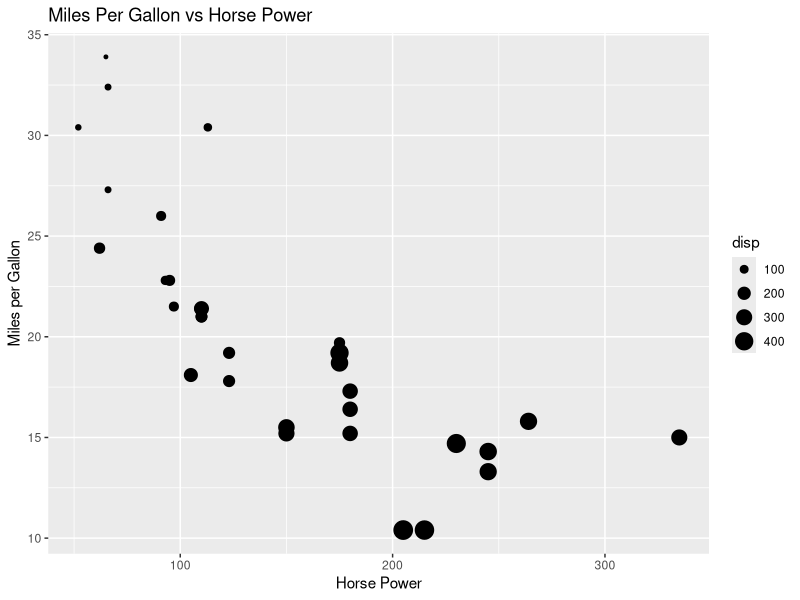
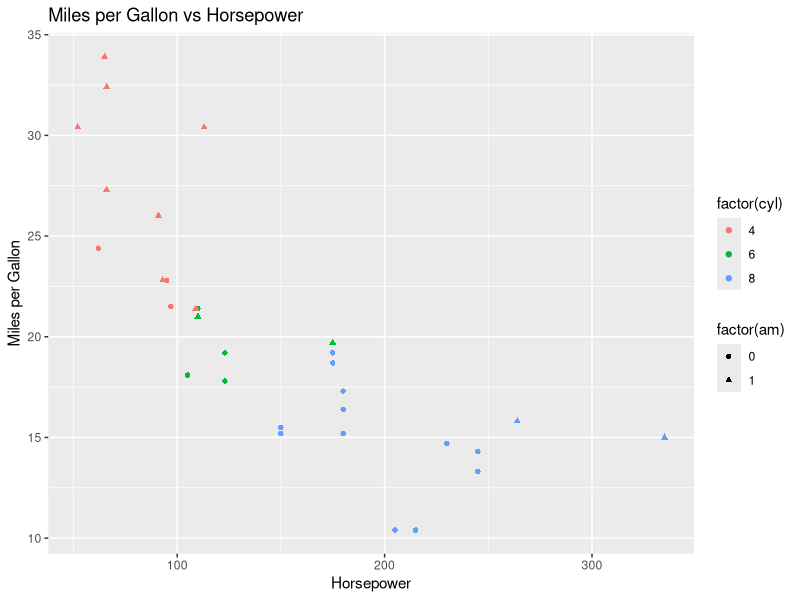
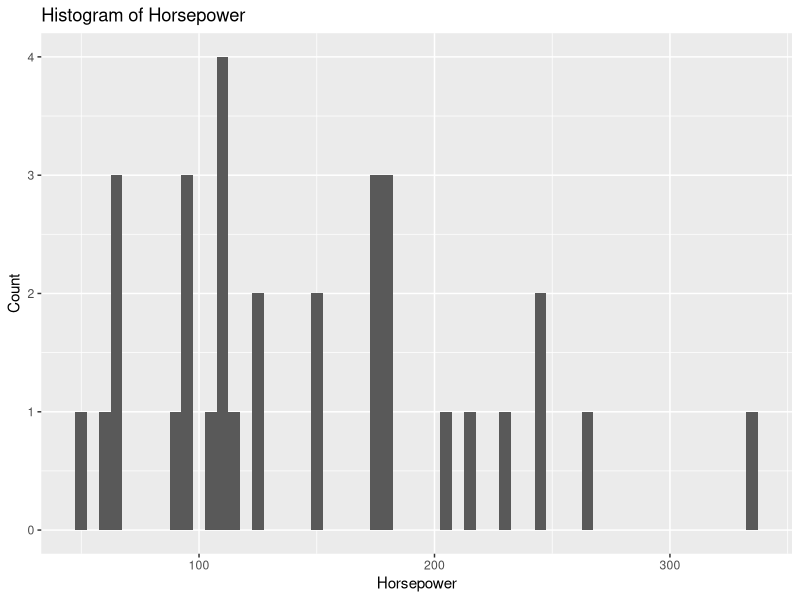

These figures' R source, in order:
# Advanced Plots using R

library(vctrs)
library(dplyr)
library(ggplot2)

data(mtcars)

summary(mtcars)

# Customizing Scatter Plot
#HP vs Miles Per Gallon

# Size of dots
ggplot(data = mtcars, aes(x= hp, y= mpg, size = disp)) +
  geom_point()+
  labs(title = 'Miles Per Gallon vs Horse Power',
       x = 'Horse Power',
       y = 'Miles per Gallon')

# Adding shape and color categories
ggplot(data = mtcars, aes(x = hp, y = mpg, col = factor(cyl),
                                                        shape = factor(am)))+
         geom_point()+
         labs(title = 'Miles per Gallon vs Horsepower',
              x = 'Horsepower',
              y = 'Miles per Gallon')

# Histograms
# Histogram of Horsepower
ggplot(data = mtcars, aes(x = hp))+
  geom_histogram(binwidth = 5) +
  labs(title = 'Histogram of Horsepower',
       x = 'Horsepower',
       y = 'Count')
